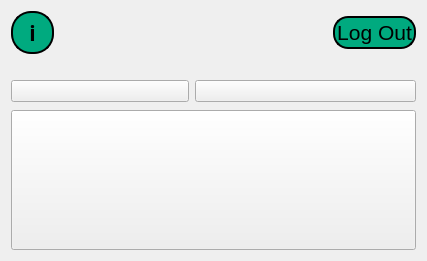
     <widget class="QWidget" name="Dashboardpage">
      <layout class="QGridLayout" name="gridLayout_24">
       <item row="0" column="0">
        <layout class="QGridLayout" name="gridLayout_15">
         <item row="1" column="6">
          <spacer name="horizontalSpacer_87">
           <property name="orientation">
            <enum>Qt::Horizontal</enum>
           </property>
           <property name="sizeHint" stdset="0">
            <size>
             <width>40</width>
             <height>20</height>
            </size>
           </property>
          </spacer>
         </item>
         <item row="1" column="5">
          <spacer name="horizontalSpacer_91">
           <property name="orientation">
            <enum>Qt::Horizontal</enum>
           </property>
           <property name="sizeHint" stdset="0">
            <size>
             <width>40</width>
             <height>20</height>
            </size>
           </property>
          </spacer>
         </item>
         <item row="1" column="2">
          <spacer name="horizontalSpacer_85">
           <property name="orientation">
            <enum>Qt::Horizontal</enum>
           </property>
           <property name="sizeHint" stdset="0">
            <size>
             <width>40</width>
             <height>20</height>
            </size>
           </property>
          </spacer>
         </item>
         <item row="1" column="7">
          <spacer name="horizontalSpacer_88">
           <property name="orientation">
            <enum>Qt::Horizontal</enum>
           </property>
           <property name="sizeHint" stdset="0">
            <size>
             <width>40</width>
             <height>20</height>
            </size>
           </property>
          </spacer>
         </item>
         <item row="5" column="1" colspan="8">
          <widget class="QPushButton" name="pushButton_goToCourses">
           <property name="sizePolicy">
            <sizepolicy hsizetype="Minimum" vsizetype="Minimum">
             <horstretch>0</horstretch>
             <verstretch>0</verstretch>
            </sizepolicy>
           </property>
           <property name="minimumSize">
            <size>
             <width>0</width>
             <height>140</height>
            </size>
           </property>
           <property name="styleSheet">
            <string notr="true">border-image: url(:/img/img/Untitled design (3).jpg) 0 0 0 0 stretch stretch;</string>
           </property>
           <property name="text">
            <string/>
           </property>
          </widget>
         </item>
         <item row="2" column="5" rowspan="2" colspan="4">
          <widget class="QPushButton" name="pushButton_goTOPRofessors">
           <property name="sizePolicy">
            <sizepolicy hsizetype="Expanding" vsizetype="Expanding">
             <horstretch>0</horstretch>
             <verstretch>0</verstretch>
            </sizepolicy>
           </property>
           <property name="styleSheet">
            <string notr="true">border-image: url(:/img/img/Untitled design (2).jpg) 0 0 0 0 stretch stretch;</string>
           </property>
           <property name="text">
            <string/>
           </property>
          </widget>
         </item>
         <item row="1" column="1">
          <spacer name="horizontalSpacer_36">
           <property name="orientation">
            <enum>Qt::Horizontal</enum>
           </property>
           <property name="sizeHint" stdset="0">
            <size>
             <width>40</width>
             <height>20</height>
            </size>
           </property>
          </spacer>
         </item>
         <item row="0" column="8">
          <widget class="QPushButton" name="pushButton_27">
           <property name="font">
            <font>
             <pointsize>16</pointsize>
            </font>
           </property>
           <property name="styleSheet">
            <string notr="true">color: rgb(0, 0, 0);
background-color: rgb(0, 170, 127);
border-width: 2px;        
  border-style: solid;
  border-radius: 15px;
  padding:2px;</string>
           </property>
           <property name="text">
            <string>Log Out</string>
           </property>
          </widget>
         </item>
         <item row="4" column="1" colspan="8">
          <spacer name="verticalSpacer_16">
           <property name="orientation">
            <enum>Qt::Vertical</enum>
           </property>
           <property name="sizeType">
            <enum>QSizePolicy::Fixed</enum>
           </property>
           <property name="sizeHint" stdset="0">
            <size>
             <width>20</width>
             <height>2</height>
            </size>
           </property>
          </spacer>
         </item>
         <item row="1" column="4">
          <spacer name="horizontalSpacer_90">
           <property name="orientation">
            <enum>Qt::Horizontal</enum>
           </property>
           <property name="sizeHint" stdset="0">
            <size>
             <width>40</width>
             <height>20</height>
            </size>
           </property>
          </spacer>
         </item>
         <item row="1" column="3">
          <spacer name="horizontalSpacer_86">
           <property name="orientation">
            <enum>Qt::Horizontal</enum>
           </property>
           <property name="sizeHint" stdset="0">
            <size>
             <width>40</width>
             <height>20</height>
            </size>
           </property>
          </spacer>
         </item>
         <item row="1" column="8">
          <spacer name="horizontalSpacer_89">
           <property name="orientation">
            <enum>Qt::Horizontal</enum>
           </property>
           <property name="sizeHint" stdset="0">
            <size>
             <width>40</width>
             <height>20</height>
            </size>
           </property>
          </spacer>
         </item>
         <item row="2" column="1" rowspan="2" colspan="4">
          <widget class="QPushButton" name="pushButton_goToStudents">
           <property name="sizePolicy">
            <sizepolicy hsizetype="Expanding" vsizetype="Expanding">
             <horstretch>0</horstretch>
             <verstretch>0</verstretch>
            </sizepolicy>
           </property>
           <property name="styleSheet">
            <string notr="true">
border-image: url(:/img/img/Untitled design (1).jpg) 0 0 0 0 stretch stretch;</string>
           </property>
           <property name="text">
            <string/>
           </property>
          </widget>
         </item>
         <item row="0" column="4" colspan="2">
          <widget class="QLabel" name="label_5">
           <property name="sizePolicy">
            <sizepolicy hsizetype="Preferred" vsizetype="Preferred">
             <horstretch>0</horstretch>
             <verstretch>0</verstretch>
            </sizepolicy>
           </property>
           <property name="maximumSize">
            <size>
             <width>200</width>
             <height>50</height>
            </size>
           </property>
           <property name="text">
            <string/>
           </property>
           <property name="pixmap">
            <pixmap resource="resources.qrc">:/img/img/333.png</pixmap>
           </property>
           <property name="scaledContents">
            <bool>true</bool>
           </property>
           <property name="alignment">
            <set>Qt::AlignCenter</set>
           </property>
          </widget>
         </item>
         <item row="0" column="1" colspan="2">
          <widget class="QPushButton" name="pushButton_24">
           <property name="sizePolicy">
            <sizepolicy hsizetype="Fixed" vsizetype="Fixed">
             <horstretch>0</horstretch>
             <verstretch>0</verstretch>
            </sizepolicy>
           </property>
           <property name="minimumSize">
            <size>
             <width>43</width>
             <height>20</height>
            </size>
           </property>
           <property name="maximumSize">
            <size>
             <width>16777215</width>
             <height>43</height>
            </size>
           </property>
           <property name="font">
            <font>
             <family>Arial Black</family>
             <pointsize>16</pointsize>
             <bold>true</bold>
            </font>
           </property>
           <property name="styleSheet">
            <string notr="true">color: rgb(0, 0, 0);
background-color: rgb(0, 170, 127);
border-width: 2px;        
  border-style: solid;
  border-radius: 20px;
  padding:5px;</string>
           </property>
           <property name="text">
            <string>i</string>
           </property>
          </widget>
         </item>
        </layout>
       </item>
      </layout>
     </widget>
